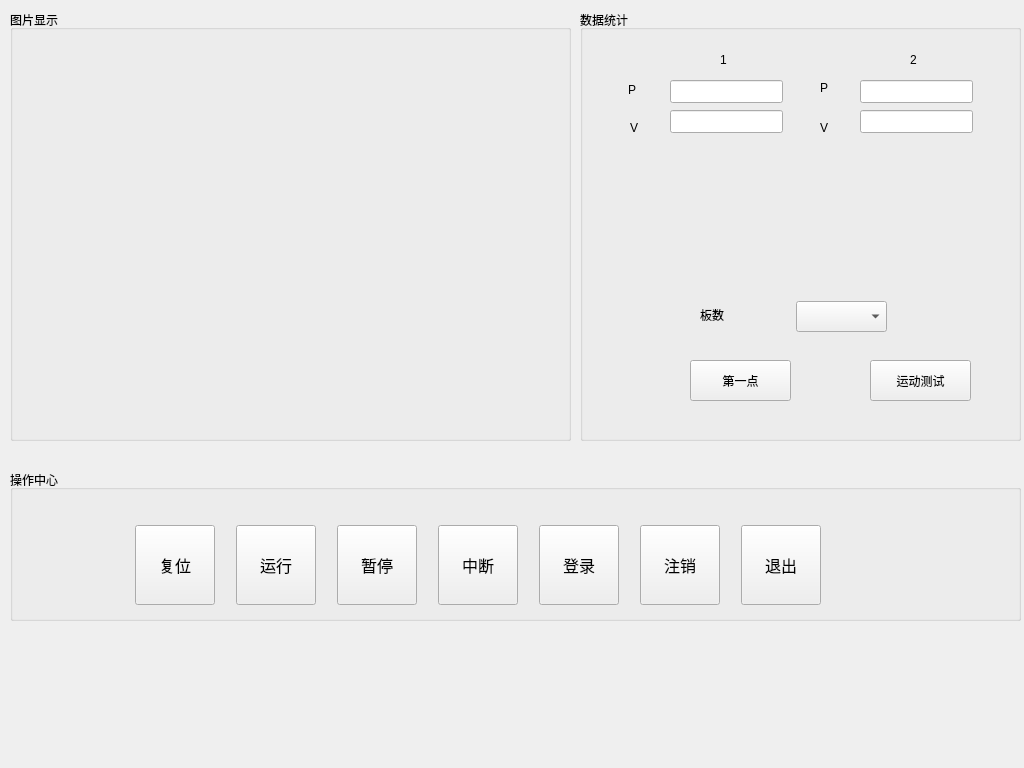
    <widget class="QWidget" name="Main">
     <property name="sizePolicy">
      <sizepolicy hsizetype="Expanding" vsizetype="Expanding">
       <horstretch>0</horstretch>
       <verstretch>0</verstretch>
      </sizepolicy>
     </property>
     <property name="minimumSize">
      <size>
       <width>1024</width>
       <height>768</height>
      </size>
     </property>
     <property name="maximumSize">
      <size>
       <width>1024</width>
       <height>768</height>
      </size>
     </property>
     <attribute name="title">
      <string>操作中心</string>
     </attribute>
     <widget class="QGroupBox" name="groupBox_3">
      <property name="geometry">
       <rect>
        <x>10</x>
        <y>10</y>
        <width>561</width>
        <height>431</height>
       </rect>
      </property>
      <property name="title">
       <string>图片显示</string>
      </property>
      <widget class="QLabel" name="image">
       <property name="geometry">
        <rect>
         <x>10</x>
         <y>30</y>
         <width>541</width>
         <height>401</height>
        </rect>
       </property>
       <property name="text">
        <string/>
       </property>
       <property name="scaledContents">
        <bool>true</bool>
       </property>
       <property name="wordWrap">
        <bool>true</bool>
       </property>
      </widget>
     </widget>
     <widget class="QGroupBox" name="groupBox_4">
      <property name="geometry">
       <rect>
        <x>10</x>
        <y>470</y>
        <width>1011</width>
        <height>151</height>
       </rect>
      </property>
      <property name="title">
       <string>操作中心</string>
      </property>
      <widget class="QWidget" name="layoutWidget">
       <property name="geometry">
        <rect>
         <x>110</x>
         <y>40</y>
         <width>721</width>
         <height>111</height>
        </rect>
       </property>
       <layout class="QHBoxLayout" name="horizontalLayout">
        <property name="spacing">
         <number>6</number>
        </property>
        <item>
         <widget class="QToolButton" name="btnReset">
          <property name="minimumSize">
           <size>
            <width>50</width>
            <height>50</height>
           </size>
          </property>
          <property name="maximumSize">
           <size>
            <width>80</width>
            <height>80</height>
           </size>
          </property>
          <property name="font">
           <font>
            <family>楷体</family>
            <pointsize>12</pointsize>
           </font>
          </property>
          <property name="text">
           <string>复位</string>
          </property>
          <property name="icon">
           <iconset resource="res.qrc">
            <normaloff>:/res/reset2.png</normaloff>:/res/reset2.png</iconset>
          </property>
          <property name="iconSize">
           <size>
            <width>40</width>
            <height>40</height>
           </size>
          </property>
          <property name="toolButtonStyle">
           <enum>Qt::ToolButtonTextUnderIcon</enum>
          </property>
         </widget>
        </item>
        <item>
         <widget class="QToolButton" name="btnRun">
          <property name="minimumSize">
           <size>
            <width>50</width>
            <height>50</height>
           </size>
          </property>
          <property name="maximumSize">
           <size>
            <width>80</width>
            <height>80</height>
           </size>
          </property>
          <property name="font">
           <font>
            <family>楷体</family>
            <pointsize>12</pointsize>
           </font>
          </property>
          <property name="text">
           <string>运行</string>
          </property>
          <property name="icon">
           <iconset resource="res.qrc">
            <normaloff>:/res/start.png</normaloff>:/res/start.png</iconset>
          </property>
          <property name="iconSize">
           <size>
            <width>40</width>
            <height>40</height>
           </size>
          </property>
          <property name="toolButtonStyle">
           <enum>Qt::ToolButtonTextUnderIcon</enum>
          </property>
         </widget>
        </item>
        <item>
         <widget class="QToolButton" name="btnStop">
          <property name="minimumSize">
           <size>
            <width>50</width>
            <height>50</height>
           </size>
          </property>
          <property name="maximumSize">
           <size>
            <width>80</width>
            <height>80</height>
           </size>
          </property>
          <property name="font">
           <font>
            <family>楷体</family>
            <pointsize>12</pointsize>
           </font>
          </property>
          <property name="text">
           <string>暂停</string>
          </property>
          <property name="icon">
           <iconset resource="res.qrc">
            <normaloff>:/res/stop.png</normaloff>:/res/stop.png</iconset>
          </property>
          <property name="iconSize">
           <size>
            <width>40</width>
            <height>40</height>
           </size>
          </property>
          <property name="toolButtonStyle">
           <enum>Qt::ToolButtonTextUnderIcon</enum>
          </property>
         </widget>
        </item>
        <item>
         <widget class="QToolButton" name="btnBreak">
          <property name="minimumSize">
           <size>
            <width>50</width>
            <height>50</height>
           </size>
          </property>
          <property name="maximumSize">
           <size>
            <width>80</width>
            <height>80</height>
           </size>
          </property>
          <property name="font">
           <font>
            <family>楷体</family>
            <pointsize>12</pointsize>
           </font>
          </property>
          <property name="text">
           <string>中断</string>
          </property>
          <property name="icon">
           <iconset resource="res.qrc">
            <normaloff>:/res/exit.png</normaloff>:/res/exit.png</iconset>
          </property>
          <property name="iconSize">
           <size>
            <width>40</width>
            <height>40</height>
           </size>
          </property>
          <property name="toolButtonStyle">
           <enum>Qt::ToolButtonTextUnderIcon</enum>
          </property>
         </widget>
        </item>
        <item>
         <widget class="QToolButton" name="btnLogin">
          <property name="minimumSize">
           <size>
            <width>50</width>
            <height>50</height>
           </size>
          </property>
          <property name="maximumSize">
           <size>
            <width>80</width>
            <height>80</height>
           </size>
          </property>
          <property name="font">
           <font>
            <family>楷体</family>
            <pointsize>12</pointsize>
           </font>
          </property>
          <property name="text">
           <string>登录</string>
          </property>
          <property name="icon">
           <iconset resource="res.qrc">
            <normaloff>:/res/up.png</normaloff>:/res/up.png</iconset>
          </property>
          <property name="iconSize">
           <size>
            <width>40</width>
            <height>40</height>
           </size>
          </property>
          <property name="toolButtonStyle">
           <enum>Qt::ToolButtonTextUnderIcon</enum>
          </property>
         </widget>
        </item>
        <item>
         <widget class="QToolButton" name="btnLogout">
          <property name="minimumSize">
           <size>
            <width>50</width>
            <height>50</height>
           </size>
          </property>
          <property name="maximumSize">
           <size>
            <width>80</width>
            <height>80</height>
           </size>
          </property>
          <property name="font">
           <font>
            <family>楷体</family>
            <pointsize>12</pointsize>
           </font>
          </property>
          <property name="text">
           <string>注销</string>
          </property>
          <property name="icon">
           <iconset resource="res.qrc">
            <normaloff>:/res/previx.png</normaloff>:/res/previx.png</iconset>
          </property>
          <property name="iconSize">
           <size>
            <width>40</width>
            <height>40</height>
           </size>
          </property>
          <property name="toolButtonStyle">
           <enum>Qt::ToolButtonTextUnderIcon</enum>
          </property>
         </widget>
        </item>
        <item>
         <widget class="QToolButton" name="btnExit">
          <property name="minimumSize">
           <size>
            <width>50</width>
            <height>50</height>
           </size>
          </property>
          <property name="maximumSize">
           <size>
            <width>80</width>
            <height>80</height>
           </size>
          </property>
          <property name="font">
           <font>
            <family>楷体</family>
            <pointsize>12</pointsize>
           </font>
          </property>
          <property name="text">
           <string>退出</string>
          </property>
          <property name="icon">
           <iconset resource="res.qrc">
            <normaloff>:/res/exit.png</normaloff>:/res/exit.png</iconset>
          </property>
          <property name="iconSize">
           <size>
            <width>40</width>
            <height>40</height>
           </size>
          </property>
          <property name="toolButtonStyle">
           <enum>Qt::ToolButtonTextUnderIcon</enum>
          </property>
         </widget>
        </item>
       </layout>
      </widget>
     </widget>
     <widget class="QGroupBox" name="groupBox_5">
      <property name="geometry">
       <rect>
        <x>580</x>
        <y>10</y>
        <width>441</width>
        <height>431</height>
       </rect>
      </property>
      <property name="title">
       <string>数据统计</string>
      </property>
      <widget class="QLabel" name="label_17">
       <property name="geometry">
        <rect>
         <x>48</x>
         <y>70</y>
         <width>61</width>
         <height>20</height>
        </rect>
       </property>
       <property name="text">
        <string>P</string>
       </property>
      </widget>
      <widget class="QLabel" name="label_18">
       <property name="geometry">
        <rect>
         <x>50</x>
         <y>110</y>
         <width>59</width>
         <height>15</height>
        </rect>
       </property>
       <property name="text">
        <string>V</string>
       </property>
      </widget>
      <widget class="QLineEdit" name="p1">
       <property name="geometry">
        <rect>
         <x>90</x>
         <y>70</y>
         <width>113</width>
         <height>23</height>
        </rect>
       </property>
      </widget>
      <widget class="QLineEdit" name="v1">
       <property name="geometry">
        <rect>
         <x>90</x>
         <y>100</y>
         <width>113</width>
         <height>23</height>
        </rect>
       </property>
      </widget>
      <widget class="QLineEdit" name="p2">
       <property name="geometry">
        <rect>
         <x>280</x>
         <y>70</y>
         <width>113</width>
         <height>23</height>
        </rect>
       </property>
      </widget>
      <widget class="QLineEdit" name="v2">
       <property name="geometry">
        <rect>
         <x>280</x>
         <y>100</y>
         <width>113</width>
         <height>23</height>
        </rect>
       </property>
      </widget>
      <widget class="QLabel" name="label_19">
       <property name="geometry">
        <rect>
         <x>240</x>
         <y>110</y>
         <width>59</width>
         <height>15</height>
        </rect>
       </property>
       <property name="text">
        <string>V</string>
       </property>
      </widget>
      <widget class="QLabel" name="label_20">
       <property name="geometry">
        <rect>
         <x>240</x>
         <y>70</y>
         <width>59</width>
         <height>15</height>
        </rect>
       </property>
       <property name="text">
        <string>P</string>
       </property>
      </widget>
      <widget class="QLabel" name="label_22">
       <property name="geometry">
        <rect>
         <x>140</x>
         <y>40</y>
         <width>61</width>
         <height>20</height>
        </rect>
       </property>
       <property name="text">
        <string>1</string>
       </property>
      </widget>
      <widget class="QLabel" name="label_23">
       <property name="geometry">
        <rect>
         <x>330</x>
         <y>40</y>
         <width>61</width>
         <height>20</height>
        </rect>
       </property>
       <property name="text">
        <string>2</string>
       </property>
      </widget>
      <widget class="QComboBox" name="cbBoardNumber">
       <property name="geometry">
        <rect>
         <x>216</x>
         <y>291</y>
         <width>91</width>
         <height>31</height>
        </rect>
       </property>
       <property name="currentIndex">
        <number>-1</number>
       </property>
      </widget>
      <widget class="QLabel" name="label_r_2">
       <property name="geometry">
        <rect>
         <x>120</x>
         <y>290</y>
         <width>91</width>
         <height>30</height>
        </rect>
       </property>
       <property name="minimumSize">
        <size>
         <width>80</width>
         <height>30</height>
        </size>
       </property>
       <property name="maximumSize">
        <size>
         <width>120</width>
         <height>16777215</height>
        </size>
       </property>
       <property name="text">
        <string>板数</string>
       </property>
      </widget>
      <widget class="QPushButton" name="btnTestGo">
       <property name="geometry">
        <rect>
         <x>290</x>
         <y>350</y>
         <width>101</width>
         <height>41</height>
        </rect>
       </property>
       <property name="minimumSize">
        <size>
         <width>100</width>
         <height>30</height>
        </size>
       </property>
       <property name="styleSheet">
        <string notr="true"/>
       </property>
       <property name="text">
        <string>运动测试</string>
       </property>
       <property name="icon">
        <iconset resource="res.qrc">
         <normaloff>:/res/forword.png</normaloff>:/res/forword.png</iconset>
       </property>
       <property name="autoRepeat">
        <bool>false</bool>
       </property>
       <property name="autoExclusive">
        <bool>false</bool>
       </property>
      </widget>
      <widget class="QPushButton" name="btnOrigin">
       <property name="geometry">
        <rect>
         <x>110</x>
         <y>350</y>
         <width>101</width>
         <height>41</height>
        </rect>
       </property>
       <property name="minimumSize">
        <size>
         <width>100</width>
         <height>30</height>
        </size>
       </property>
       <property name="text">
        <string>第一点</string>
       </property>
      </widget>
     </widget>
    </widget>
